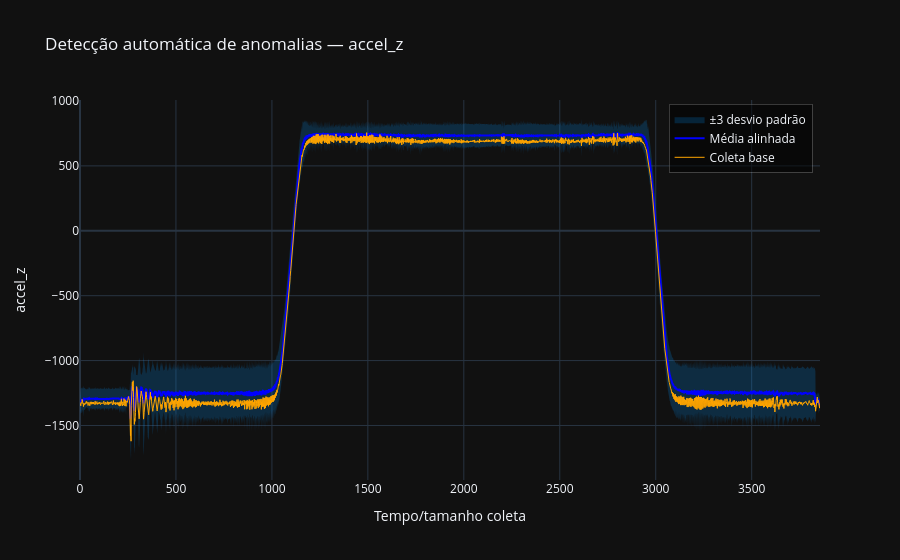

Notebook code for this chart:
### Code cell
col = "accel_z"
k = 3

x_base = df_base["timestamp"] - offset if "timestamp" in df_base.columns else np.arange(len(df_base))

mean = df_base[f"aligned_mean_{col}"]
std = df_base[f"aligned_std_{col}"]
upper = mean + k*std
lower = mean - k*std
raw = df_base[col]


anomaly_mask = (raw > mean + k*std) | (raw < mean - k*std)
x_anom = x_base[anomaly_mask]
y_anom = raw[anomaly_mask]

print(f"{anomaly_mask.sum()} anomalias detectadas com k={k}")

fig = go.Figure()

fig.add_trace(go.Scatter(
    x=np.concatenate([x_base, x_base[::-1]]),
    y=np.concatenate([upper, lower[::-1]]),
    fill='toself',
    fillcolor='rgba(0, 150, 255, 0.2)',
    line=dict(color='rgba(255,255,255,0)'),
    hoverinfo="skip",
    name="±3 desvio padrão"
))

fig.add_trace(go.Scatter(
    x=x_base,
    y=mean,
    mode='lines',
    line=dict(color='blue', width=2),
    name='Média alinhada'
))

fig.add_trace(go.Scatter(
    x=x_base,
    y=raw,
    mode='lines',
    line=dict(color='orange', width=1),
    name='Coleta base'
))

fig.add_trace(go.Scatter(
    x=x_anom,
    y=y_anom,
    mode='markers',
    marker=dict(color='red', size=6, symbol='x'),
    name='Anomalias detectadas'
))

fig.update_layout(
    title=f"Detecção automática de anomalias — {col}",
    xaxis_title="Tempo/tamanho coleta",
    yaxis_title=col,
    hovermode="x unified",
    template="plotly_dark",
    legend=dict(
        yanchor="top",
        y=0.99,
        xanchor="right",
        x=0.99,
        bgcolor="rgba(0,0,0,0.5)",
        bordercolor="rgba(255,255,255,0.2)",
        borderwidth=1
    )
)

fig.show()

### Figure 1 — Plotly figure (JSON) as saved in the notebook; plotly's stock layout.template omitted (floating-point values rounded to 4 significant figures; data arrays with more than 128 entries replaced by an {"elided": "..."} marker saying what was removed)
{"data": [{"fill": "toself", "fillcolor": "rgba(0, 150, 255, 0.2)", "hoverinfo": "skip", "line": {"color": "rgba(255,255,255,0)"}, "name": "±3 desvio padrão", "type": "scatter", "x": {"elided": "7714 int values"}, "y": {"elided": "7714 float values"}}, {"line": {"color": "blue", "width": 2}, "mode": "lines", "name": "Média alinhada", "type": "scatter", "x": {"elided": "3857 int values"}, "y": {"elided": "3857 float values"}}, {"line": {"color": "orange", "width": 1}, "mode": "lines", "name": "Coleta base", "type": "scatter", "x": {"elided": "3857 int values"}, "y": {"elided": "3857 int values"}}, {"marker": {"color": "red", "size": 6, "symbol": "x"}, "mode": "markers", "name": "Anomalias detectadas", "type": "scatter", "x": [], "y": []}], "layout": {"hovermode": "x unified", "legend": {"bgcolor": "rgba(0,0,0,0.5)", "bordercolor": "rgba(255,255,255,0.2)", "borderwidth": 1, "x": 0.99, "xanchor": "right", "y": 0.99, "yanchor": "top"}, "title": {"text": "Detecção automática de anomalias — accel_z"}, "xaxis": {"title": {"text": "Tempo/tamanho coleta"}}, "yaxis": {"title": {"text": "accel_z"}}}}
